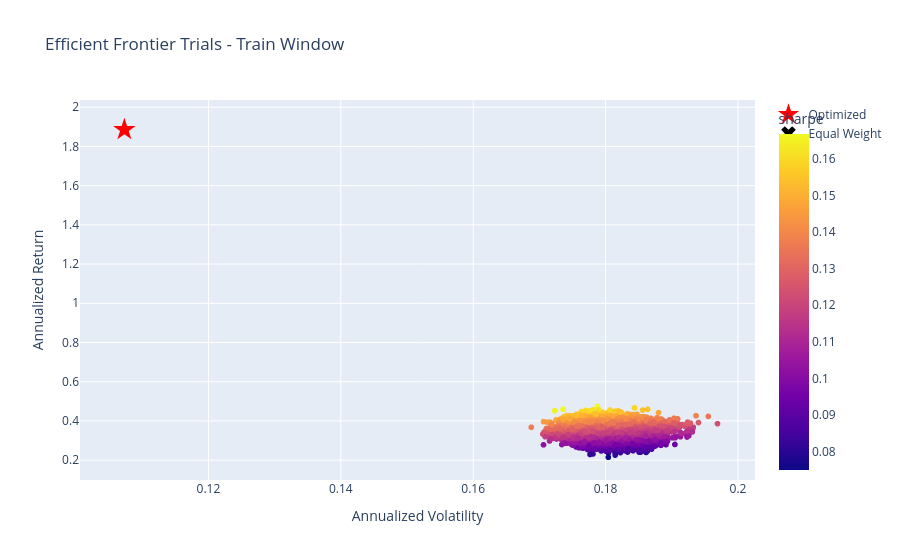

Write notebook code for a chart like this one.
### Code cell
returns = close.pct_change().dropna(how="all").fillna(0.0)
train_end = returns.index[int(len(returns) * TRAIN_FRACTION)]
train_returns = returns.loc[:train_end]

mu = train_returns.mean().values
cov = train_returns.cov().values
n_assets = len(close.columns)
observed_bars_per_day = returns.groupby(returns.index.date).size().median() if len(returns) else np.nan
periods_per_year = 252 * observed_bars_per_day if pd.notna(observed_bars_per_day) and observed_bars_per_day > 0 else 252

rng = np.random.default_rng(42)
frontier_samples = rng.dirichlet(np.ones(n_assets), size=EFFICIENT_FRONTIER_TRIALS)
frontier = pd.DataFrame(
    {
        "trial": np.arange(EFFICIENT_FRONTIER_TRIALS),
        "bar_return": frontier_samples @ mu,
        "bar_volatility": np.sqrt(np.einsum("ij,jk,ik->i", frontier_samples, cov, frontier_samples)),
    }
)
frontier["annualized_return"] = frontier["bar_return"] * periods_per_year
frontier["annualized_volatility"] = frontier["bar_volatility"] * np.sqrt(periods_per_year)
frontier["sharpe"] = np.divide(
    frontier["bar_return"] - RISK_FREE_DAILY,
    frontier["bar_volatility"],
    out=np.full(len(frontier), np.nan),
    where=frontier["bar_volatility"].to_numpy() > 0,
)
for asset_index, symbol in enumerate(close.columns):
    frontier[f"w_{symbol}"] = frontier_samples[:, asset_index]

if minimize is not None and n_assets > 1:
    def negative_sharpe(weights: np.ndarray) -> float:
        port_return = float(weights @ mu)
        port_vol = float(np.sqrt(weights @ cov @ weights))
        if port_vol <= 0:
            return 1e9
        return -((port_return - RISK_FREE_DAILY) / port_vol)

    result = minimize(
        negative_sharpe,
        x0=np.repeat(1 / n_assets, n_assets),
        method="SLSQP",
        bounds=[(0.0, 1.0)] * n_assets,
        constraints={"type": "eq", "fun": lambda weights: float(weights.sum() - 1.0)},
    )
    optimized_weights = result.x if result.success else frontier_samples[int(frontier["sharpe"].idxmax())]
else:
    optimized_weights = frontier_samples[int(frontier["sharpe"].idxmax())]

weights = pd.Series(optimized_weights, index=close.columns, name="optimized_weight")
weights = weights / weights.sum()
best_frontier_row = frontier.loc[frontier["sharpe"].idxmax()]
log_step(
    "efficient_frontier_result",
    trials=len(frontier),
    train_rows=len(train_returns),
    train_start=train_returns.index.min(),
    train_end=train_returns.index.max(),
    best_trial=int(best_frontier_row["trial"]),
    best_trial_sharpe=round(float(best_frontier_row["sharpe"]), 4),
    optimized_weight_top=weights.sort_values(ascending=False).head(10).round(4).to_dict(),
)
display(weights.to_frame())
display(frontier.nlargest(10, "sharpe"))

hover_weight_symbols = [symbol for symbol in PLOT_SYMBOLS if f"w_{symbol}" in frontier.columns]
hover_data = {f"w_{symbol}": ":.1%" for symbol in hover_weight_symbols}
hover_data.update({"trial": True, "annualized_return": ":.2%", "annualized_volatility": ":.2%", "sharpe": ":.3f"})
fig = px.scatter(
    frontier,
    x="annualized_volatility",
    y="annualized_return",
    color="sharpe",
    hover_data=hover_data,
    title="Efficient Frontier Trials - Train Window",
    labels={
        "annualized_volatility": "Annualized Volatility",
        "annualized_return": "Annualized Return",
    },
)
opt_return = float(weights.values @ mu * periods_per_year)
opt_vol = float(np.sqrt(weights.values @ cov @ weights.values) * np.sqrt(periods_per_year))
equal_weights = np.repeat(1 / n_assets, n_assets)
equal_return = float(equal_weights @ mu * periods_per_year)
equal_vol = float(np.sqrt(equal_weights @ cov @ equal_weights) * np.sqrt(periods_per_year))
fig.add_trace(go.Scatter(x=[opt_vol], y=[opt_return], mode="markers", marker=dict(size=17, color="red", symbol="star"), name="Optimized"))
fig.add_trace(go.Scatter(x=[equal_vol], y=[equal_return], mode="markers", marker=dict(size=13, color="black", symbol="x"), name="Equal Weight"))
fig.show()

### Figure 1 — Plotly figure (JSON) as saved in the notebook; plotly's stock layout.template omitted (floating-point values rounded to 4 significant figures; data arrays with more than 128 entries replaced by an {"elided": "..."} marker saying what was removed)
{"data": [{"customdata": {"elided": "20000x7 float values"}, "hovertemplate": "Annualized Volatility=%{x:.2%}<br>Annualized Return=%{y:.2%}<br>w_TURSG.IS=%{customdata[0]:.1%}<br>w_HLGYO.IS=%{customdata[1]:.1%}<br>w_ENTRA.IS=%{customdata[2]:.1%}<br>w_OSTIM.IS=%{customdata[3]:.1%}<br>w_GOODY.IS=%{customdata[4]:.1%}<br>trial=%{customdata[5]}<br>sharpe=%{marker.color:.3f}<extra></extra>", "legendgroup": "", "marker": {"color": {"elided": "20000 float values"}, "coloraxis": "coloraxis", "symbol": "circle"}, "mode": "markers", "name": "", "showlegend": false, "type": "scattergl", "x": {"elided": "20000 float values"}, "xaxis": "x", "y": {"elided": "20000 float values"}, "yaxis": "y"}, {"marker": {"color": "red", "size": 17, "symbol": "star"}, "mode": "markers", "name": "Optimized", "type": "scatter", "x": [0.1073], "y": [1.886]}, {"marker": {"color": "black", "size": 13, "symbol": "x"}, "mode": "markers", "name": "Equal Weight", "type": "scatter", "x": [0.1793], "y": [0.3355]}], "layout": {"coloraxis": {"colorbar": {"title": {"text": "sharpe"}}, "colorscale": [[0, "#0d0887"], [0.1111, "#46039f"], [0.2222, "#7201a8"], [0.3333, "#9c179e"], [0.4444, "#bd3786"], [0.5556, "#d8576b"], [0.6667, "#ed7953"], [0.7778, "#fb9f3a"], [0.8889, "#fdca26"], [1, "#f0f921"]]}, "legend": {"tracegroupgap": 0}, "title": {"text": "Efficient Frontier Trials - Train Window"}, "xaxis": {"anchor": "y", "domain": [0, 1], "title": {"text": "Annualized Volatility"}}, "yaxis": {"anchor": "x", "domain": [0, 1], "title": {"text": "Annualized Return"}}}}
